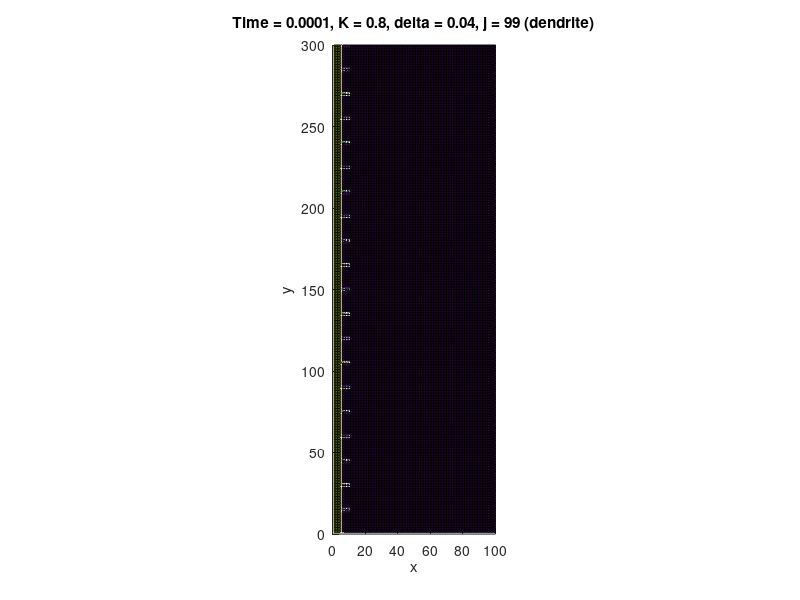

The MATLAB source for this figure: (Note: this script raises an error after producing the figure.)
clear all
clc;

%% 2D rectangular domain
Ly = 9.0;
Lx = 3.0;  % For directional solidification

%% discretization in the y and x directions
py = 300;
px = 100;  % Adjusted to maintain aspect ratio

%% grid spacing and time step size
dx = Lx/px;
dy = Ly/py;
dt = 0.0001;
Nstp = 5001;

%% parameters
epsB = 0.010;
Mob = 1.0/0.0003;
K = 0.8;
alph = 0.9;
gamma = 10.0;
Tm = 1.0;

%% anisotropy parameters
% Choose one of the following modes:
anisotropy_mode = 'dendrite'; % Options: 'dendrite', 'snowflake', 'none'

if strcmp(anisotropy_mode, 'dendrite')
    delta = 0.04;   % Anisotropy strength for dendrites
    j = 4;          % 4-folder anisotropy for dendrites
elseif strcmp(anisotropy_mode, 'snowflake')
    delta = 0.04;   % Anisotropy strength for snowflakes
    j = 6;          % 6-folder anisotropy for snowflakes
else
    delta = 0.0;    % No anisotropy
    j = 4;          % Default value (not used)
end

theta0 = 0;    % Preferred directions align with x and y axes

%% 2D arrays
phi = zeros(py, px);
phi_old = zeros(py, px);
mu = zeros(py, px);
LapP = zeros(py, px);
E = zeros(py, px);
T = zeros(py, px);
LapT = zeros(py, px);
epsilon = zeros(py, px);           % Anisotropic gradient energy coefficient
epsilon_dtheta = zeros(py, px);    % Derivative of epsilon w.r.t theta
px_grad = zeros(py, px);           % x-component of phi gradient
py_grad = zeros(py, px);           % y-component of phi gradient
grad_norm = zeros(py, px);         % Magnitude of phi gradient
theta = zeros(py, px);             % Interface normal angle
nx = zeros(py, px);                % x-component of normal vector
ny = zeros(py, px);                % y-component of normal vector

%% initial condition - solid on the left side of domain
for i = 1:py
    for j = 1:px
        % Initialize supercooled temperature field
        T(i,j) = 0.0;
        
        % Initialize solid on left side with slight perturbation
        if j <= 5
            phi(i,j) = 1.0;
        elseif j <= 10
            % Add some random perturbation at the interface
            if mod(i, 15) == 0  % Adding periodic perturbation
                phi(i,j) = 0.5 + 0.5*rand();
            end
        end
    end
end

tm = 0.0;
snapshot_count = 0;
snapshot_interval = floor(Nstp/4);  % Take 4 snapshots during simulation

%% time iteration
for iter = 1:Nstp
    % Store previous phi for latent heat calculation
    phi_old = phi;
    
    %% Calculate gradient components and normal vector for anisotropy
    for i = 2:py-1
        for j = 2:px-1
            % Calculate gradient components using central difference
            px_grad(i,j) = (phi(i,j+1) - phi(i,j-1))/(2*dx);
            py_grad(i,j) = (phi(i+1,j) - phi(i-1,j))/(2*dy);
            grad_norm(i,j) = sqrt(px_grad(i,j)^2 + py_grad(i,j)^2);
            
            % Calculate normal vector components and angle theta
            if grad_norm(i,j) > 1e-10
                % Normal vector components (pointing from liquid to solid)
                nx(i,j) = -px_grad(i,j)/grad_norm(i,j);
                ny(i,j) = -py_grad(i,j)/grad_norm(i,j);
                
                % Calculate angle using atan2 for proper quadrant
                theta(i,j) = atan2(ny(i,j), nx(i,j));
                
                % Calculate anisotropic gradient energy coefficient and its derivative
                epsilon(i,j) = 1 + delta * cos(j*(theta(i,j) - theta0));
                epsilon_dtheta(i,j) = -delta * j * sin(j*(theta(i,j) - theta0));
            else
                nx(i,j) = 0;
                ny(i,j) = 0;
                theta(i,j) = 0;
                epsilon(i,j) = 1;
                epsilon_dtheta(i,j) = 0;
            end
        end
    end
    
    %% order parameter field
    %% calculate latent heat term
    E(2:py-1, 2:px-1) = (alph/pi) * phi(2:py-1, 2:px-1) .* (1 - phi(2:py-1, 2:px-1)) .* atan(gamma * (Tm - T(2:py-1, 2:px-1)));
    
    %% chemical potential (free energy derivative)
    mu(2:py-1, 2:px-1) = 0.5 * phi(2:py-1, 2:px-1) .* (1 - phi(2:py-1, 2:px-1)) .* (1 - 2*phi(2:py-1, 2:px-1));
    
    %% Laplace of phi (used for isotropic term)
    LapP(2:py-1, 2:px-1) = (phi(1:py-2,2:px-1) - 2*phi(2:py-1, 2:px-1) + phi(3:py,2:px-1))/dy^2 + ...
                           (phi(2:py-1,1:px-2) - 2*phi(2:py-1, 2:px-1) + phi(2:py-1,3:px))/dx^2;
    
    %% Apply anisotropic interface energy contribution to chemical potential
    for i = 2:py-1
        for j = 2:px-1
            % Base chemical potential (from free energy derivative)
            mu_base = mu(i,j) + E(i,j);
            
            if delta > 0 && grad_norm(i,j) > 1e-10
                % Isotropic contribution (with anisotropic coefficient)
                iso_term = -epsB^2 * epsilon(i,j)^2 * LapP(i,j);
                
                % Anisotropic correction terms from the paper's equation
                % ∂/∂x(εε′)∂φ/∂y - ∂/∂y(εε′)∂φ/∂x
                
                % Calculate cross derivatives
                if j > 2 && j < px-1 && i > 2 && i < py-1
                    % Calculate ∂/∂x(εε′)
                    eps_eps_prime_x = (epsilon(i,j+1) * epsilon_dtheta(i,j+1) - epsilon(i,j-1) * epsilon_dtheta(i,j-1)) / (2*dx);
                    
                    % Calculate ∂/∂y(εε′)
                    eps_eps_prime_y = (epsilon(i+1,j) * epsilon_dtheta(i+1,j) - epsilon(i-1,j) * epsilon_dtheta(i-1,j)) / (2*dy);
                    
                    % Anisotropic correction terms
                    aniso_term = epsB^2 * (eps_eps_prime_x * py_grad(i,j) - eps_eps_prime_y * px_grad(i,j));
                else
                    aniso_term = 0;
                end
                
                % Total chemical potential including anisotropic effects
                mu(i,j) = mu_base + iso_term + aniso_term;
            else
                % Isotropic case
                mu(i,j) = mu_base - epsB^2 * LapP(i,j);
            end
        end
    end
    
    %% temperature field
    %% Laplace of temperature
    LapT(2:py-1, 2:px-1) = (T(1:py-2, 2:px-1) - 2*T(2:py-1, 2:px-1) + T(3:py, 2:px-1))/dy^2 + ...
                           (T(2:py-1, 1:px-2) - 2*T(2:py-1, 2:px-1) + T(2:py-1, 3:px))/dx^2;
                       
    %% update order parameter                 
    phi(2:py-1, 2:px-1) = phi(2:py-1, 2:px-1) + dt * Mob * mu(2:py-1, 2:px-1);
    
    %% update temperature - including latent heat release
    T(2:py-1, 2:px-1) = T(2:py-1, 2:px-1) + dt * (LapT(2:py-1, 2:px-1) + K * (phi(2:py-1, 2:px-1) - phi_old(2:py-1, 2:px-1))/dt);
    
    %% boundary conditions; no-flux
    phi(1,:) = phi(2,:);
    phi(py,:) = phi(py-1,:);
    phi(:,1) = phi(:,2);
    phi(:,px) = phi(:,px-1);
    
    T(1,:) = T(2,:);
    T(py,:) = T(py-1,:);
    T(:,1) = T(:,2);
    T(:,px) = T(:,px-1);
    
    %% time
    tm = tm + dt;
    
    %% visualization
    if mod(iter,20) == 1
        figure(1)
        surf(phi)
        view(2)
        title(['Time = ' num2str(tm) ', K = ' num2str(K) ', delta = ' num2str(delta) ...
              ', j = ' num2str(j) ' (' anisotropy_mode ')'])
        xlabel('x')
        ylabel('y')
        pbaspect([px py px])
        colormap(parula)
        colorbar
        drawnow
        
        figure(2)
        surf(T)
        view(2)
        title(['Temperature at t = ' num2str(tm)])
        xlabel('x')
        ylabel('y')
        pbaspect([px py px])
        colormap(hot)
        colorbar
        drawnow
    end
    
    % Save snapshots at regular intervals
    if mod(iter, snapshot_interval) == 0 || iter == Nstp
        snapshot_count = snapshot_count + 1;
        figure(2 + snapshot_count)
        surf(phi)
        view(2)
        title(['Snapshot ' num2str(snapshot_count) ' at t = ' num2str(tm) ...
              ', K = ' num2str(K) ', delta = ' num2str(delta) ...
              ', j = ' num2str(j) ' (' anisotropy_mode ')'])
        xlabel('x')
        ylabel('y')
        pbaspect([px py px])
        colormap(parula)
        colorbar
        saveas(gcf, ['snapshot_' anisotropy_mode '_' num2str(snapshot_count) '.png'])
    end
end

% Display final configuration
figure(10)
surf(phi)
view(2)
title(['Final Configuration at t = ' num2str(tm) ', K = ' num2str(K) ...
      ', delta = ' num2str(delta) ', j = ' num2str(j) ' (' anisotropy_mode ')'])
xlabel('x')
ylabel('y')
pbaspect([px py px])
colormap(parula)
colorbar
saveas(gcf, ['final_' anisotropy_mode '.png'])